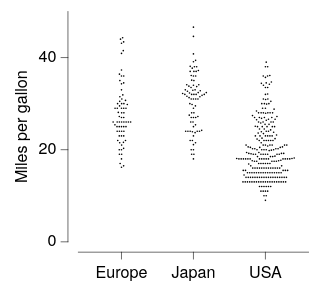

Here is the Vega-Lite specification saved for this chart:
### Vega-Lite specification from a JSON file in a GitHub repository (floating-point values rounded to 4 significant figures; data arrays with more than 128 entries replaced by an {"elided": "..."} marker saying what was removed)
{"background": null, "config": {"arc": {"fill": "#DBDBDB", "fillOpacity": 1.0, "innerRadius": 25.0, "padAngle": 0.03, "stroke": "black", "strokeOpacity": 1, "strokeWidth": 0.25}, "area": {"fill": "#DBDBDB", "fillOpacity": 1.0, "stroke": "black", "strokeOpacity": 1, "strokeWidth": 0.25}, "axis": {"domain": true, "domainCap": "round", "domainColor": "black", "domainWidth": 0.25, "grid": false, "gridCap": "round", "gridColor": "#F1F1F1", "gridDash": [0, 0], "gridOpacity": 1.0, "gridWidth": 0.25, "labelColor": "black", "labelFont": "Helvetica Neue", "labelFontSize": 7, "labelFontStyle": "normal", "labelFontWeight": 400, "offset": 4.5, "ticks": true, "tickCap": "round", "tickColor": "black", "tickRound": false, "tickSize": 3, "tickWidth": 0.25, "titleColor": "black", "titleFont": "Helvetica Neue", "titleFontSize": 7, "titleFontStyle": "normal", "titleFontWeight": 400}, "axisX": {"domain": true, "labelAlign": "center", "labelAngle": 0, "labels": true, "ticks": true, "translate": 0}, "axisY": {"domain": true, "labelAlign": "right", "labelAngle": 0, "labels": true, "ticks": true, "translate": 0}, "axisRight": {"domain": true, "labelAlign": "left", "labelAngle": 0, "labels": true, "ticks": true, "translate": 0}, "axisTop": {"domain": true, "labelAlign": "center", "labelAngle": 0, "labels": true, "ticks": true, "translate": 0}, "axisBand": {"tickOffset": 0}, "bar": {"fill": "#DBDBDB", "fillOpacity": 1.0, "stroke": "black", "strokeOpacity": 1, "strokeWidth": 0.25}, "boxplot": {"size": 9.0, "ticks": {"cornerRadius": 0.25, "fill": "black", "opacity": 1, "size": 4.5, "thickness": 0.25}, "box": {"fillOpacity": 1.0, "stroke": "black", "strokeOpacity": 1, "strokeWidth": 0.25}, "median": {"cornerRadius": 0, "fill": "black", "fillOpacity": 1.0, "opacity": 1, "size": 9.0, "thickness": 0.25}, "rule": {"fill": "black", "fillOpacity": 1.0, "size": 10.0, "stroke": "black", "strokeDash": [0, 0], "strokeOpacity": 1, "strokeWidth": 0.25}, "outliers": {"color": "black", "fill": "black", "fillOpacity": 1.0, "size": 0, "stroke": "black", "strokeOpacity": 1, "strokeWidth": 0.25}}, "circle": {"fill": "black", "fillOpacity": 1.0, "size": 0.5, "stroke": null, "strokeOpacity": 1, "strokeWidth": 0.25}, "errorband": {"band": {"fillOpacity": 0.6, "stroke": null, "strokeWidth": 0.25, "strokeOpacity": 1}, "borders": {"opacity": 0, "strokeOpacity": 0.25, "strokeWidth": 1}}, "errorbar": {"opacity": 1, "rule": {"strokeDash": [0, 0], "strokeWidth": 0.25}, "ticks": {"color": "black", "cornerRadius": 0.125, "opacity": 1, "size": 6.0, "thickness": 0.25}, "thickness": 0.25}, "font": "Helvetica Neue", "geoshape": {"fill": "#DBDBDB", "fillOpacity": 1.0, "stroke": "black", "strokeOpacity": 1, "strokeWidth": 0.25}, "header": {"labelColor": "black", "labelFont": "Helvetica Neue", "labelFontSize": 7, "labelFontStyle": "normal", "labelFontWeight": 400, "titleColor": "black", "titleFont": "Helvetica Neue", "titleFontSize": 7, "titleFontStyle": "normal", "titleFontWeight": 400, "titlePadding": 0}, "legend": {"disable": false, "offset": 4.5, "titlePadding": 4, "labelOffset": 2, "gradientLabelOffset": 2, "gradientLength": 50.0, "gradientThickness": 5.0, "gradientOpacity": 1.0, "gradientStrokeColor": "black", "gradientStrokeWidth": 0.25, "labelColor": "black", "labelFont": "Helvetica Neue", "labelFontSize": 7, "labelFontStyle": "normal", "labelFontWeight": 400, "strokeColor": "black", "strokeWidth": 0, "symbolSize": 42, "symbolStrokeColor": "black", "symbolStrokeWidth": 0.25, "titleColor": "black", "titleFont": "Helvetica Neue", "titleFontSize": 7, "titleFontStyle": "normal", "titleFontWeight": 400}, "line": {"color": "black", "stroke": "black", "strokeCap": "round", "strokeDash": [0, 0], "strokeOpacity": 1, "strokeWidth": 0.375}, "point": {"filled": true, "fill": "#DBDBDB", "fillOpacity": 1.0, "size": 5.0, "stroke": "black", "strokeOpacity": 1, "strokeWidth": 0.25}, "range": {"category": ["#C6D9F1", "#F1C9CB", "#FEF0B9", "#CEE37A", "#7AA8E0", "#E589A3", "#FDDD5D", "#68B961", "#4177B1", "#C35082", "#E5C227", "#438156"], "diverging": {"scheme": ["#C35082", "#CE6D94", "#D989A7", "#E2A4BA", "#EABFCE", "#F1DBE2", "#F6F6F6", "#D7E0EB", "#B9CBE0", "#9BB6D5", "#7DA1C9", "#5F8CBD", "#4177B1"]}, "heatmap": {"scheme": ["#32022B", "#43044D", "#4C196E", "#4D338C", "#484DA6", "#3A68BB", "#1D83CA", "#1D9CCB", "#23B5C9", "#28CDC5", "#4DE0B4", "#91EE9F"]}, "ordinal": {"scheme": ["#F1F1F1", "#DBDBDB", "#C6C6C6", "#B2B2B2", "#9D9D9D", "#898989", "#767676", "#636363", "#515151", "#404040", "#2F2F2F", "#1F1F1F"]}, "ramp": {"scheme": ["#32022B", "#43044D", "#4C196E", "#4D338C", "#484DA6", "#3A68BB", "#1D83CA", "#1D9CCB", "#23B5C9", "#28CDC5", "#4DE0B4", "#91EE9F"]}}, "rule": {"color": "black", "stroke": "black", "strokeCap": "round", "strokeDash": [2, 2], "strokeOpacity": 1, "strokeWidth": 0.25}, "scale": {"bandPaddingInner": 0.1, "bandPaddingOuter": 0.1, "round": false}, "rect": {"fill": "#DBDBDB", "fillOpacity": 1.0, "stroke": "black", "strokeOpacity": 1, "strokeWidth": 0.25}, "square": {"fill": "#DBDBDB", "fillOpacity": 1.0, "size": 10.0, "stroke": "black", "strokeOpacity": 1, "strokeWidth": 0.25}, "text": {"color": "black", "font": "Helvetica Neue", "fontSize": 7, "fontStyle": "normal", "fontWeight": 400}, "tick": {"color": "black", "cornerRadius": 0.125, "opacity": 1.0, "size": 9.0, "thickness": 0.25}, "title": {"anchor": "middle", "frame": "group", "color": "black", "font": "Helvetica Neue", "fontSize": 7, "fontStyle": "normal", "fontWeight": 400, "subtitleColor": "black", "subtitleFont": "Helvetica Neue", "subtitleFontSize": "Helvetica Neue", "subtitleFontStyle": "normal", "subtitleFontWeight": 400}, "trail": {"color": "black", "opacity": 1, "size": 0.375}, "view": {"continuousWidth": 100, "continuousHeight": 100, "discreteWidth": 100, "discreteHeight": 100, "fill": null, "stroke": null, "strokeWidth": 0.25}}, "data": {"name": "data-e3eced9a19a526e2b46e3557233cc953"}, "mark": {"type": "circle"}, "encoding": {"x": {"field": "Origin", "title": null, "type": "nominal"}, "xOffset": {"field": "beeswarm_x", "scale": {"domain": [-45.77, 45.77]}, "type": "quantitative"}, "y": {"field": "Miles_per_Gallon", "title": "Miles per gallon", "type": "quantitative"}}, "$schema": "https://vega.github.io/schema/vega-lite/v6.4.1.json", "datasets": {"data-e3eced9a19a526e2b46e3557233cc953": {"elided": "398 records"}}}
